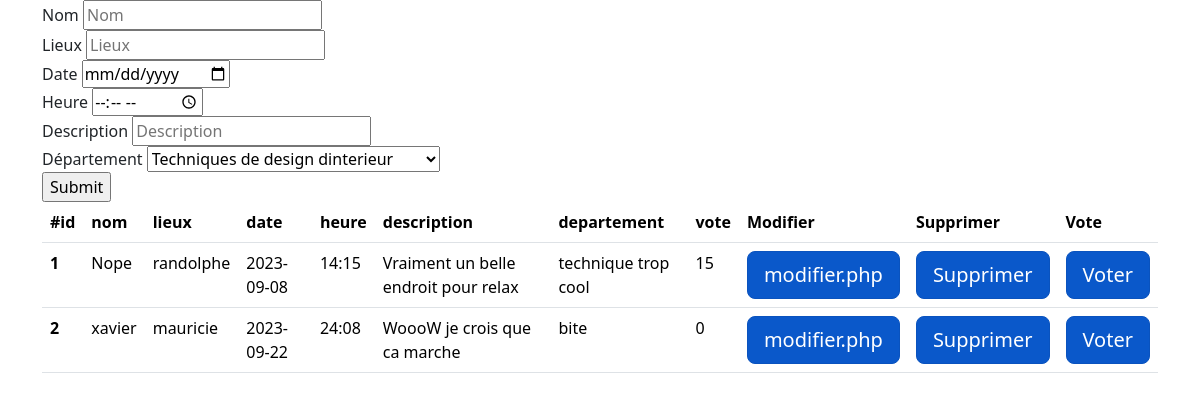
/evenement.php, run on an earlier commit of the app's database.
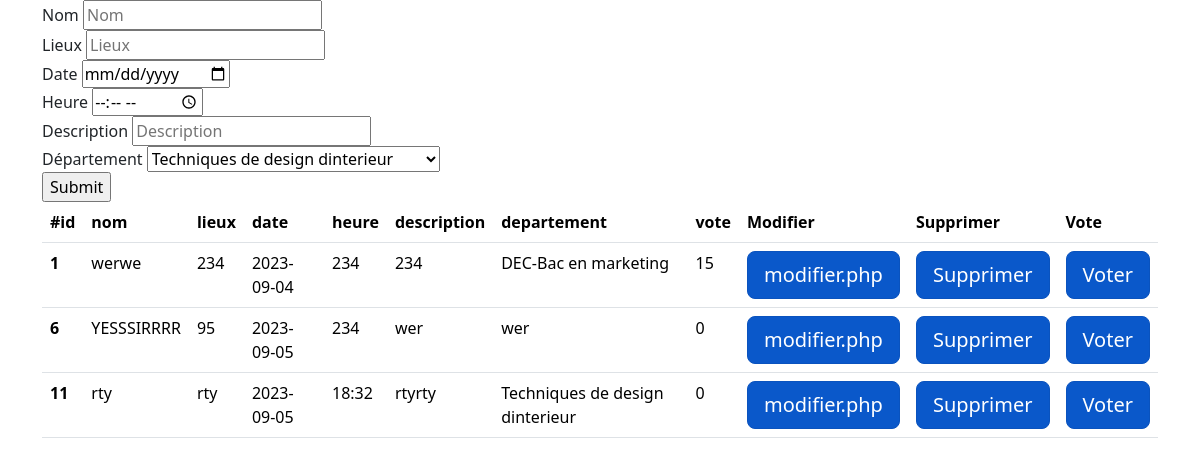
And on a later commit of the database.
### tables this page shows
CREATE TABLE `evenement` (
  `id` int(11) NOT NULL,
  `nom` varchar(250) NOT NULL,
  `lieux` varchar(500) NOT NULL,
  `date` varchar(500) NOT NULL,
  `heure` varchar(500) NOT NULL,
  `description` varchar(1000) NOT NULL,
  `departement` varchar(150) NOT NULL,
  `vote` int(11) NOT NULL
);

### evenement.php (the view, shortened to what this page needs)
<!DOCTYPE html>
<html lang="en">
<head>
    <link href="https://cdn.jsdelivr.net/npm/bootstrap@5.3.1/dist/css/bootstrap.min.css" rel="stylesheet">
</head>
<body>
    <div class="container">
        <div class="row">
            <div class="col-12">
                <form method="post" action="evenement.php">
                    <div class="form-group">
                        <label for="">Nom</label>
                        <input type="text" name="nom" class="form.control" placeholder="Nom" value=""  >
                    </div>
                    <div class="form-group">
                        <label for="">Lieux</label>
                        <input type="text" name="lieux" class="form.control" placeholder="Lieux" value="" >
                    </div>
                    <div class="form-group">
                        <label for="">Date</label>
                        <input type="date" name="date" class="form.control" placeholder="Date" value="" >
                    </div>
                    <div class="form-group">
                        <label for="">Heure</label>
                        <input type="time" name="heure" class="form.control" placeholder="Heure" value="" >
                    </div>
                    <div class="form-group">
                        <label for="">Description</label>
                        <input type="text" name="description" class="form.control" placeholder="Description" value="" >
                    </div>
                    <div class="form-group">
                        <label for="">Département</label>
                            <select class="" name="departement">
                                <option>Techniques de design dinterieur</option>
                            </select>
                    </div>
                        <input type="submit">
                </form>
            </div>
        </div>
    </div>
<div class="container">
    <div class="row">
        <div class="col-12">
            <table class="table">
                <thead>
                    <tr>
                        <th scope="col">#id</th>
                        <th scope="col">nom</th>
                        <th scope="col">lieux</th>
                        <th scope="col">date</th>
                        <th scope="col">heure</th>
                        <th scope="col">description</th>
                        <th scope="col">departement</th>
                        <th scope="col">vote</th>
                        <th scope="col">Modifier</th>
                        <th scope="col">Supprimer</th>
                        <th scope="col">Vote</th>
                    </tr>
                </thead>
                <tbody>
                    <?php
                        $servername = "localhost";
                        $username = "root";
                        $password = "Azgt3878";
                        $db = "intra";
                        $conn = new mysqli($servername, $username, $password, $db);
                        $conn->query('SET NAMES utf8'); $sql = "SELECT * FROM evenement";
                        $result = $conn->query($sql);
                            if ($result->num_rows > 0) {
                            while($row = $result->fetch_assoc()) {
                                $var_value = $row["id"];
                                echo '<tr><th scope="row">'. $row["id"].'</th><td>'. $row["nom"].'</td><td>'. $row["lieux"].'</td><td>'. $row["date"].'</td>
                                <td>'. $row["heure"].'</td> <td>'. $row["description"].'</td> <td>'. $row["departement"].'</td>
                                <td>'. $row["vote"].'</td>
                                <td><a href="modifier.php?varname='.$var_value.'" class="btn btn-primary btn-lg active" role="button" aria-pressed="true">modifier.php</a>   </td>
                                <td><a href="supprimer.php?varname='.$var_value.'" class="btn btn-primary btn-lg active" role="button" aria-pressed="true">Supprimer</a></td>
                                <td><a href="choixVote.php?varname='.$var_value.'" class="btn btn-primary btn-lg active" role="button" aria-pressed="true">Voter</a></td>
                                </tr>';
                            }
                        } else {
                            echo "0 results";
                        }
                    ?>
                </tbody>
            </table>
        </div>
    </div>
</div>
</body>
</html>

What changed in the data, as far as the page shows it:
removed evenement: id "2", nom "xavier", lieux "mauricie", date "2023-09-22", heure "24:08", description "WoooW je crois que ca marche", departement "bite", vote "0"
changed evenement id 1: nom "Nope" → "werwe"; lieux "randolphe" → "234"; date "2023-09-08" → "2023-09-04"; heure "14:15" → "234"; description "Vraiment un belle endroit pour relax" → "234"; departement "technique trop cool" → "DEC-Bac en marketing"
added evenement: id "6", nom "YESSSIRRRR", lieux "95", date "2023-09-05", heure "234", description "wer", departement "wer", vote "0"
added evenement: id "11", nom "rty", lieux "rty", date "2023-09-05", heure "18:32", description "rtyrty", departement "Techniques de design dinterieur", vote "0"
